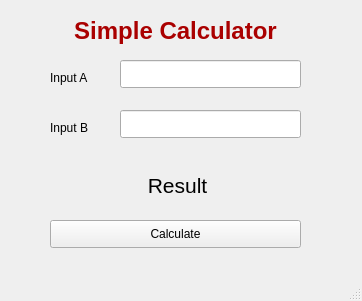
<?xml version="1.0" encoding="UTF-8"?>
<ui version="4.0">
 <class>MainWindow</class>
 <widget class="QMainWindow" name="MainWindow">
  <property name="geometry">
   <rect>
    <x>0</x>
    <y>0</y>
    <width>362</width>
    <height>301</height>
   </rect>
  </property>
  <property name="windowTitle">
   <string>Simple Calculator</string>
  </property>
  <widget class="QWidget" name="centralwidget">
   <widget class="QLabel" name="label">
    <property name="geometry">
     <rect>
      <x>50</x>
      <y>70</y>
      <width>71</width>
      <height>16</height>
     </rect>
    </property>
    <property name="text">
     <string>Input A</string>
    </property>
   </widget>
   <widget class="QLineEdit" name="le_a">
    <property name="geometry">
     <rect>
      <x>120</x>
      <y>60</y>
      <width>181</width>
      <height>28</height>
     </rect>
    </property>
   </widget>
   <widget class="QLineEdit" name="le_b">
    <property name="geometry">
     <rect>
      <x>120</x>
      <y>110</y>
      <width>181</width>
      <height>28</height>
     </rect>
    </property>
    <property name="text">
     <string/>
    </property>
   </widget>
   <widget class="QLabel" name="label_2">
    <property name="geometry">
     <rect>
      <x>50</x>
      <y>120</y>
      <width>71</width>
      <height>16</height>
     </rect>
    </property>
    <property name="text">
     <string>Input B</string>
    </property>
   </widget>
   <widget class="QPushButton" name="btnCalculate">
    <property name="geometry">
     <rect>
      <x>50</x>
      <y>220</y>
      <width>251</width>
      <height>28</height>
     </rect>
    </property>
    <property name="text">
     <string>Calculate</string>
    </property>
   </widget>
   <widget class="QLabel" name="label_3">
    <property name="geometry">
     <rect>
      <x>20</x>
      <y>10</y>
      <width>311</width>
      <height>41</height>
     </rect>
    </property>
    <property name="font">
     <font>
      <pointsize>18</pointsize>
      <weight>75</weight>
      <bold>true</bold>
     </font>
    </property>
    <property name="styleSheet">
     <string notr="true">color: rgb(170, 0, 0);font-weight:bold;</string>
    </property>
    <property name="text">
     <string>Simple Calculator</string>
    </property>
    <property name="alignment">
     <set>Qt::AlignCenter</set>
    </property>
   </widget>
   <widget class="QLabel" name="lbl_result">
    <property name="geometry">
     <rect>
      <x>47</x>
      <y>170</y>
      <width>261</width>
      <height>31</height>
     </rect>
    </property>
    <property name="font">
     <font>
      <pointsize>16</pointsize>
     </font>
    </property>
    <property name="text">
     <string>Result</string>
    </property>
    <property name="alignment">
     <set>Qt::AlignCenter</set>
    </property>
   </widget>
  </widget>
  <widget class="QMenuBar" name="menubar">
   <property name="geometry">
    <rect>
     <x>0</x>
     <y>0</y>
     <width>362</width>
     <height>22</height>
    </rect>
   </property>
  </widget>
  <widget class="QStatusBar" name="statusbar"/>
 </widget>
 <resources/>
 <connections/>
</ui>
